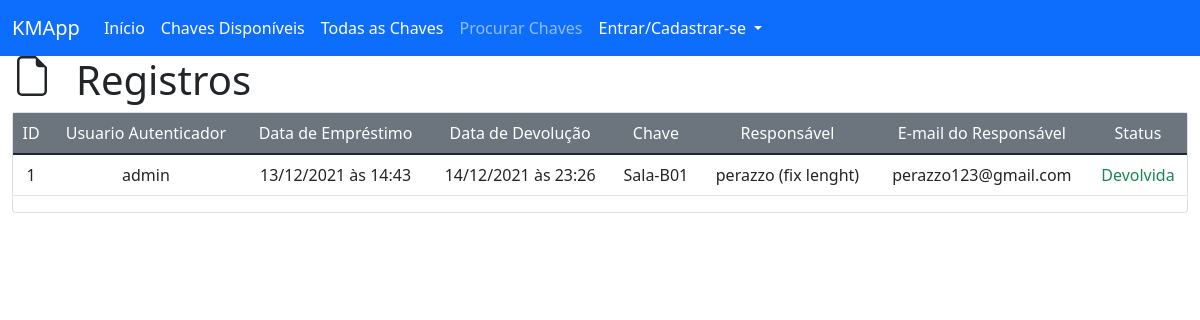
The page /view/registry/1 on the database as committed earlier.
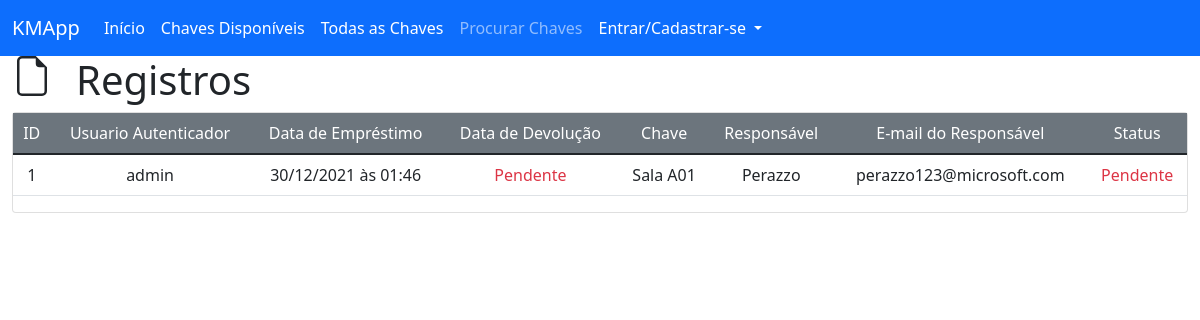
The same page on the database as committed later.
### key_manager/models/registry.py (models this page shows, shortened)
class Registry(db.Model):
    __tablename__ = 'registries'
    id = db.Column(db.Integer, primary_key=True)
    user_id = db.Column(db.Integer, db.ForeignKey('users.id'), nullable=False)
    key_loan_date = db.Column(db.DateTime, nullable=False, default=datetime.utcnow)
    key_return_date = db.Column(db.DateTime, nullable=True)
    key_id = db.Column(db.Integer, db.ForeignKey('keys.id'), nullable=False)
    holder_name = db.Column(db.String(100), nullable=False)
    holder_email = db.Column(db.String(100), nullable=True)

### key_manager/models/key.py (models this page shows, shortened)
class Key(db.Model):
    __tablename__ = 'keys'
    id = db.Column(db.Integer, primary_key=True)
    key_category_id = db.Column(db.Integer, db.ForeignKey("categories.id"))
    key_avaliable = db.Column(db.Boolean, default=True)
    name = db.Column(db.String(100), unique=False, nullable=False)
    slug = db.Column(db.String(100), unique=True, nullable=False)
    creation_date = db.Column(db.DateTime, nullable=False, default=datetime.utcnow)

### key_manager/routes/views.py (the view)
@view.route("/registry/<reg_id>")
def viewReg(reg_id):
    registry = Registry.query.filter_by(id=reg_id).first()
    if registry is None:
        flash("Registro não encontrado", "error_msg")
        return redirect(url_for("index"))
    key = Key.query.filter_by(id=registry.key_id).first()
    user = User.query.filter_by(id=registry.user_id).first()
    return render_template("view/registryDetails.html", registry=registry, key=key, user=user, hidden_footer=True, title=f"Registro {registry.id}")

### key_manager/templates/view/registryDetails.html (shortened to what this page needs)
{% extends 'base.html' %}
{% block content %}
<div class="row">
    <svg xmlns="http://www.w3.org/2000/svg" width="40" height="40" fill="currentColor" class="bi bi-file-earmark col-auto" viewBox="0 0 16 16">
        <path d="M14 4.5V14a2 2 0 0 1-2 2H4a2 2 0 0 1-2-2V2a2 2 0 0 1 2-2h5.5L14 4.5zm-3 0A1.5 1.5 0 0 1 9.5 3V1H4a1 1 0 0 0-1 1v12a1 1 0 0 0 1 1h8a1 1 0 0 0 1-1V4.5h-2z"/>
    </svg>
    <h1 class="col-auto">Registros</h1>
</div>
<div class="card">
    <div class="car-body">
        <table class="table">
            <thead class="bg-secondary text-white">
                <tr>
                    <td class="col-auto text-center">ID</td>
                    <td class="col-auto text-center">Usuario Autenticador</td>
                    <td class="col-auto text-center">Data de Empréstimo</td>
                    <td class="col-auto text-center">Data de Devolução</td>
                    <td class="col-auto text-center">Chave</td>
                    <td class="col-auto text-center">Responsável</td>
                    <td class="col-auto text-center">E-mail do Responsável</td>
                    <td class="col-auto text-center">Status</td>
                </tr>
            </thead>
            <tbody>
                <tr>
                    <td class="col-auto text-center">{{ registry.id }}</td>
                    <td class="col-auto text-center">{{ user.username }}</td>
                    <td class="col-auto text-center">{{ registry.key_loan_date.strftime("%d/%m/%Y às %H:%M") }}</td>
                    <td class="col-auto text-center">
                        {% if registry.key_return_date == none %}
                        <span class="text-danger">Pendente</span>
                        {% else %}
                        {{ registry.key_return_date.strftime("%d/%m/%Y às %H:%M") }}
                        {% endif %}
                    </td>
                    <td class="col-auto text-center">{{ key.name }}</td>
                    <td class="col-auto text-center">{{ registry.holder_name }}</td>
                    <td class="col-auto text-center">{{ registry.holder_email }}</td>
                    <td class="col-auto text-center">
                        {% if registry.key_return_date == none %}
                        <span class="text-danger">Pendente</span>
                        {% else %}
                        <span class="text-success">Devolvida</span>
                        {% endif %}
                    </td>
                </tr>
            </tbody>
        </table>
    </div>
</div>
{% endblock %}

Rows that differ between the two databases and show on the page:
no longer on this page (row edited): Key: name "Sala-B01"
changed Registry id 1: key_loan_date "13/12/2021 às 14:43" → "30/12/2021 às 01:46"; holder_name "perazzo (fix lenght)" → "Perazzo"; holder_email "perazzo123@gmail.com" → "perazzo123@microsoft.com"; key_return_date "14/12/2021 às 23:26" → (not shown)
now on this page (row edited): Key: name "Sala A01"
Other text that changed with them:
text no longer shown: "Devolvida"
text now shown: "Pendente Pendente"
